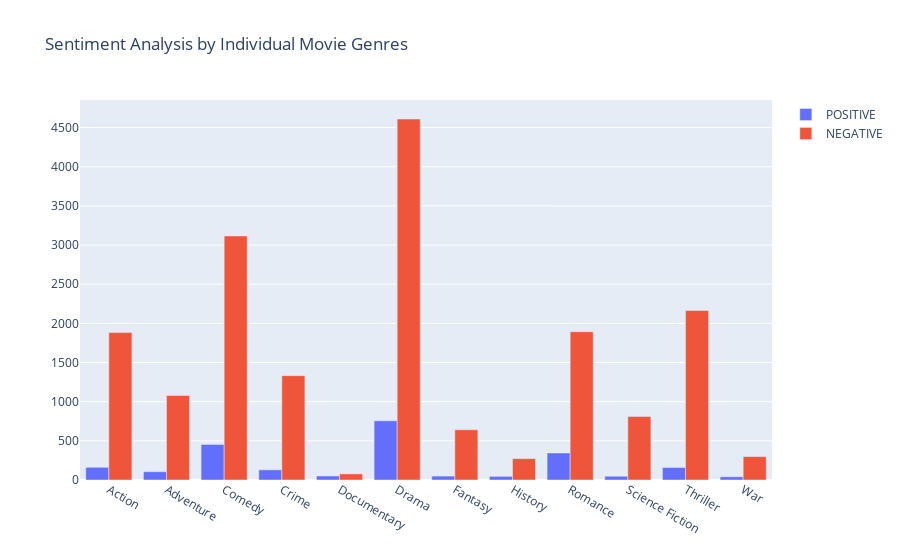

Here is the notebook cell this chart was saved with:
### Code cell
import plotly.graph_objects as go
import pandas as pd

all_genres = []
genres_of_interest = ['Action', 'Adventure', "Drama", "Crime", "Comedy", "Romance", "Thriller", "War", "Fantasy", "History", "Science Fiction", "Documentary"]

for index, row in merged_df.iterrows():
    genres = row['genres'].split(',')
    for genre in genres:
        if genre in genres_of_interest:
            all_genres.append({'Genre': genre, 'Sentiment': row['overall_sentiment_x']})

flattened_df = pd.DataFrame(all_genres)

sentiment_count = flattened_df.groupby(['Genre', 'Sentiment']).size().unstack().fillna(0)

fig = go.Figure(data=[
    go.Bar(name='POSITIVE', x=sentiment_count.index, y=sentiment_count['POSITIVE']),
    go.Bar(name='NEGATIVE', x=sentiment_count.index, y=sentiment_count['NEGATIVE']),
])

fig.update_layout(barmode='group', title='Sentiment Analysis by Individual Movie Genres')

fig.show()
fig_json = fig.to_json()

with open('figures/sentiment_genres_hist.json', 'w') as json_file:
    json.dump(json.loads(fig_json), json_file, indent=4)

### Figure 1 — Plotly figure (JSON) as saved in the notebook; plotly's stock layout.template omitted (floating-point values rounded to 4 significant figures)
{"data": [{"name": "POSITIVE", "type": "bar", "x": ["Action", "Adventure", "Comedy", "Crime", "Documentary", "Drama", "Fantasy", "History", "Romance", "Science Fiction", "Thriller", "War"], "y": [162, 106, 454, 130, 51, 756, 50, 46, 345, 48, 160, 41]}, {"name": "NEGATIVE", "type": "bar", "x": ["Action", "Adventure", "Comedy", "Crime", "Documentary", "Drama", "Fantasy", "History", "Romance", "Science Fiction", "Thriller", "War"], "y": [1882, 1079, 3116, 1332, 78, 4609, 641, 273, 1893, 812, 2165, 299]}], "layout": {"barmode": "group", "title": {"text": "Sentiment Analysis by Individual Movie Genres"}}}
